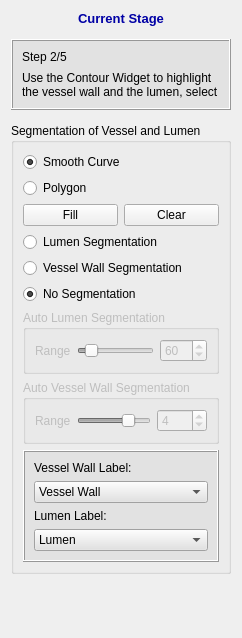
<?xml version="1.0" encoding="UTF-8"?>
<ui version="4.0">
 <class>QInteractorStylePolygonDraw</class>
 <widget class="QWidget" name="QInteractorStylePolygonDraw">
  <property name="geometry">
   <rect>
    <x>0</x>
    <y>0</y>
    <width>234</width>
    <height>638</height>
   </rect>
  </property>
  <property name="windowTitle">
   <string>QInteractorStylePolygonDraw</string>
  </property>
  <layout class="QVBoxLayout" name="verticalLayout_4">
   <item>
    <widget class="QLabel" name="label_21">
     <property name="sizePolicy">
      <sizepolicy hsizetype="Preferred" vsizetype="Fixed">
       <horstretch>0</horstretch>
       <verstretch>0</verstretch>
      </sizepolicy>
     </property>
     <property name="font">
      <font>
       <pointsize>10</pointsize>
       <weight>75</weight>
       <bold>true</bold>
      </font>
     </property>
     <property name="text">
      <string>&lt;html&gt;&lt;head/&gt;&lt;body&gt;&lt;p&gt;&lt;span style=&quot; color:#0000a5;&quot;&gt;Current Stage&lt;/span&gt;&lt;/p&gt;&lt;/body&gt;&lt;/html&gt;</string>
     </property>
     <property name="alignment">
      <set>Qt::AlignCenter</set>
     </property>
    </widget>
   </item>
   <item>
    <widget class="QFrame" name="frame_5">
     <property name="sizePolicy">
      <sizepolicy hsizetype="Preferred" vsizetype="Fixed">
       <horstretch>0</horstretch>
       <verstretch>0</verstretch>
      </sizepolicy>
     </property>
     <property name="minimumSize">
      <size>
       <width>0</width>
       <height>0</height>
      </size>
     </property>
     <property name="font">
      <font>
       <family>Arial</family>
       <pointsize>10</pointsize>
      </font>
     </property>
     <property name="styleSheet">
      <string notr="true">background-color: rgb(226, 226, 226)</string>
     </property>
     <property name="frameShape">
      <enum>QFrame::Box</enum>
     </property>
     <property name="frameShadow">
      <enum>QFrame::Raised</enum>
     </property>
     <property name="lineWidth">
      <number>1</number>
     </property>
     <layout class="QVBoxLayout" name="verticalLayout_11">
      <property name="spacing">
       <number>7</number>
      </property>
      <item>
       <layout class="QVBoxLayout" name="verticalLayout_12">
        <property name="spacing">
         <number>7</number>
        </property>
        <item>
         <layout class="QHBoxLayout" name="horizontalLayout_11">
          <item>
           <widget class="QLabel" name="label_23">
            <property name="sizePolicy">
             <sizepolicy hsizetype="Preferred" vsizetype="Minimum">
              <horstretch>0</horstretch>
              <verstretch>0</verstretch>
             </sizepolicy>
            </property>
            <property name="font">
             <font>
              <family>Arial</family>
             </font>
            </property>
            <property name="text">
             <string>Step 2/5</string>
            </property>
           </widget>
          </item>
         </layout>
        </item>
       </layout>
      </item>
      <item>
       <widget class="QLabel" name="label_20">
        <property name="sizePolicy">
         <sizepolicy hsizetype="Preferred" vsizetype="Minimum">
          <horstretch>0</horstretch>
          <verstretch>0</verstretch>
         </sizepolicy>
        </property>
        <property name="text">
         <string>Use the Contour Widget to highlight the vessel wall and the lumen, select the layer by the window below</string>
        </property>
        <property name="wordWrap">
         <bool>true</bool>
        </property>
       </widget>
      </item>
     </layout>
    </widget>
   </item>
   <item>
    <widget class="QGroupBox" name="groupBox_2">
     <property name="title">
      <string>Segmentation of Vessel and Lumen</string>
     </property>
     <layout class="QVBoxLayout" name="verticalLayout_3">
      <item>
       <widget class="QRadioButton" name="smoothCurveRadioButton">
        <property name="text">
         <string>Smooth Curve</string>
        </property>
        <property name="checked">
         <bool>true</bool>
        </property>
        <attribute name="buttonGroup">
         <string notr="true">buttonGroup</string>
        </attribute>
       </widget>
      </item>
      <item>
       <widget class="QRadioButton" name="polygonRadionButton">
        <property name="text">
         <string>Polygon</string>
        </property>
        <attribute name="buttonGroup">
         <string notr="true">buttonGroup</string>
        </attribute>
       </widget>
      </item>
      <item>
       <layout class="QHBoxLayout" name="horizontalLayout_2">
        <item>
         <widget class="QPushButton" name="fillContourPushButton">
          <property name="text">
           <string>Fill</string>
          </property>
         </widget>
        </item>
        <item>
         <widget class="QPushButton" name="clearContourPushButton">
          <property name="text">
           <string>Clear</string>
          </property>
         </widget>
        </item>
       </layout>
      </item>
      <item>
       <widget class="QRadioButton" name="radioButton">
        <property name="text">
         <string>Lumen Segmentation</string>
        </property>
        <attribute name="buttonGroup">
         <string notr="true">buttonGroup_2</string>
        </attribute>
       </widget>
      </item>
      <item>
       <widget class="QRadioButton" name="radioButton_2">
        <property name="text">
         <string>Vessel Wall Segmentation</string>
        </property>
        <attribute name="buttonGroup">
         <string notr="true">buttonGroup_2</string>
        </attribute>
       </widget>
      </item>
      <item>
       <widget class="QRadioButton" name="radioButton_3">
        <property name="text">
         <string>No Segmentation</string>
        </property>
        <property name="checked">
         <bool>true</bool>
        </property>
        <attribute name="buttonGroup">
         <string notr="true">buttonGroup_2</string>
        </attribute>
       </widget>
      </item>
      <item>
       <widget class="QGroupBox" name="groupBox_6">
        <property name="enabled">
         <bool>false</bool>
        </property>
        <property name="title">
         <string>Auto Lumen Segmentation </string>
        </property>
        <layout class="QVBoxLayout" name="verticalLayout_20">
         <item>
          <layout class="QHBoxLayout" name="horizontalLayout_7">
           <item>
            <widget class="QLabel" name="label_12">
             <property name="text">
              <string>Range</string>
             </property>
            </widget>
           </item>
           <item>
            <widget class="QSlider" name="autoLumenSegmentationHorizontalSlider">
             <property name="minimum">
              <number>1</number>
             </property>
             <property name="maximum">
              <number>500</number>
             </property>
             <property name="value">
              <number>60</number>
             </property>
             <property name="orientation">
              <enum>Qt::Horizontal</enum>
             </property>
            </widget>
           </item>
           <item>
            <widget class="QSpinBox" name="autoLumenSegmentationSpinBox">
             <property name="minimum">
              <number>1</number>
             </property>
             <property name="maximum">
              <number>500</number>
             </property>
             <property name="value">
              <number>60</number>
             </property>
            </widget>
           </item>
          </layout>
         </item>
        </layout>
       </widget>
      </item>
      <item>
       <widget class="QGroupBox" name="groupBox">
        <property name="enabled">
         <bool>false</bool>
        </property>
        <property name="title">
         <string>Auto Vessel Wall Segmentation</string>
        </property>
        <layout class="QVBoxLayout" name="verticalLayout">
         <item>
          <layout class="QHBoxLayout" name="horizontalLayout">
           <item>
            <widget class="QLabel" name="label">
             <property name="text">
              <string>Range</string>
             </property>
            </widget>
           </item>
           <item>
            <widget class="QSlider" name="sliderVesselWallThickness">
             <property name="minimum">
              <number>1</number>
             </property>
             <property name="maximum">
              <number>5</number>
             </property>
             <property name="value">
              <number>4</number>
             </property>
             <property name="sliderPosition">
              <number>4</number>
             </property>
             <property name="orientation">
              <enum>Qt::Horizontal</enum>
             </property>
            </widget>
           </item>
           <item>
            <widget class="QSpinBox" name="spinBoxVesselWallThickness">
             <property name="minimumSize">
              <size>
               <width>50</width>
               <height>0</height>
              </size>
             </property>
             <property name="maximumSize">
              <size>
               <width>50</width>
               <height>16777215</height>
              </size>
             </property>
             <property name="minimum">
              <number>1</number>
             </property>
             <property name="maximum">
              <number>5</number>
             </property>
             <property name="value">
              <number>4</number>
             </property>
            </widget>
           </item>
          </layout>
         </item>
        </layout>
       </widget>
      </item>
      <item>
       <widget class="QFrame" name="frame_4">
        <property name="minimumSize">
         <size>
          <width>0</width>
          <height>0</height>
         </size>
        </property>
        <property name="styleSheet">
         <string notr="true">background-color: rgb(226, 226, 226)</string>
        </property>
        <property name="frameShape">
         <enum>QFrame::Box</enum>
        </property>
        <property name="frameShadow">
         <enum>QFrame::Raised</enum>
        </property>
        <layout class="QVBoxLayout" name="verticalLayout_2">
         <property name="sizeConstraint">
          <enum>QLayout::SetDefaultConstraint</enum>
         </property>
         <item>
          <widget class="QLabel" name="activeLabelLabel">
           <property name="font">
            <font>
             <family>Arial</family>
            </font>
           </property>
           <property name="text">
            <string>Vessel Wall Label:</string>
           </property>
          </widget>
         </item>
         <item>
          <widget class="QComboBox" name="labelComboBox">
           <property name="font">
            <font>
             <family>Arial</family>
            </font>
           </property>
           <property name="iconSize">
            <size>
             <width>13</width>
             <height>13</height>
            </size>
           </property>
           <item>
            <property name="text">
             <string>Vessel Wall</string>
            </property>
            <property name="icon">
             <iconset resource="../../resources/Project.qrc">
              <normaloff>:/icons/bluebox.png</normaloff>:/icons/bluebox.png</iconset>
            </property>
           </item>
          </widget>
         </item>
         <item>
          <widget class="QLabel" name="lumenLabel">
           <property name="font">
            <font>
             <family>Arial</family>
            </font>
           </property>
           <property name="text">
            <string>Lumen Label:</string>
           </property>
          </widget>
         </item>
         <item>
          <widget class="QComboBox" name="lumenComboBox">
           <property name="font">
            <font>
             <family>Arial</family>
            </font>
           </property>
           <property name="iconSize">
            <size>
             <width>13</width>
             <height>13</height>
            </size>
           </property>
           <item>
            <property name="text">
             <string>Lumen</string>
            </property>
            <property name="icon">
             <iconset resource="../../resources/Project.qrc">
              <normaloff>:/icons/redbox.png</normaloff>:/icons/redbox.png</iconset>
            </property>
           </item>
          </widget>
         </item>
        </layout>
       </widget>
      </item>
     </layout>
     <zorder>smoothCurveRadioButton</zorder>
     <zorder>polygonRadionButton</zorder>
     <zorder>groupBox_6</zorder>
     <zorder>groupBox</zorder>
     <zorder>radioButton</zorder>
     <zorder>radioButton_2</zorder>
     <zorder>radioButton_3</zorder>
     <zorder>frame_4</zorder>
     <zorder>frame_4</zorder>
    </widget>
   </item>
   <item>
    <spacer name="verticalSpacer">
     <property name="orientation">
      <enum>Qt::Vertical</enum>
     </property>
     <property name="sizeHint" stdset="0">
      <size>
       <width>20</width>
       <height>77</height>
      </size>
     </property>
    </spacer>
   </item>
  </layout>
 </widget>
 <resources>
  <include location="../../resources/Project.qrc"/>
 </resources>
 <connections>
  <connection>
   <sender>autoLumenSegmentationHorizontalSlider</sender>
   <signal>valueChanged(int)</signal>
   <receiver>autoLumenSegmentationSpinBox</receiver>
   <slot>setValue(int)</slot>
   <hints>
    <hint type="sourcelabel">
     <x>149</x>
     <y>312</y>
    </hint>
    <hint type="destinationlabel">
     <x>186</x>
     <y>317</y>
    </hint>
   </hints>
  </connection>
  <connection>
   <sender>autoLumenSegmentationSpinBox</sender>
   <signal>valueChanged(int)</signal>
   <receiver>autoLumenSegmentationHorizontalSlider</receiver>
   <slot>setValue(int)</slot>
   <hints>
    <hint type="sourcelabel">
     <x>179</x>
     <y>321</y>
    </hint>
    <hint type="destinationlabel">
     <x>149</x>
     <y>328</y>
    </hint>
   </hints>
  </connection>
  <connection>
   <sender>sliderVesselWallThickness</sender>
   <signal>valueChanged(int)</signal>
   <receiver>spinBoxVesselWallThickness</receiver>
   <slot>setValue(int)</slot>
   <hints>
    <hint type="sourcelabel">
     <x>149</x>
     <y>379</y>
    </hint>
    <hint type="destinationlabel">
     <x>194</x>
     <y>382</y>
    </hint>
   </hints>
  </connection>
  <connection>
   <sender>spinBoxVesselWallThickness</sender>
   <signal>valueChanged(int)</signal>
   <receiver>sliderVesselWallThickness</receiver>
   <slot>setValue(int)</slot>
   <hints>
    <hint type="sourcelabel">
     <x>174</x>
     <y>391</y>
    </hint>
    <hint type="destinationlabel">
     <x>149</x>
     <y>392</y>
    </hint>
   </hints>
  </connection>
  <connection>
   <sender>radioButton</sender>
   <signal>toggled(bool)</signal>
   <receiver>groupBox_6</receiver>
   <slot>setEnabled(bool)</slot>
   <hints>
    <hint type="sourcelabel">
     <x>123</x>
     <y>233</y>
    </hint>
    <hint type="destinationlabel">
     <x>206</x>
     <y>317</y>
    </hint>
   </hints>
  </connection>
  <connection>
   <sender>radioButton_2</sender>
   <signal>toggled(bool)</signal>
   <receiver>groupBox</receiver>
   <slot>setEnabled(bool)</slot>
   <hints>
    <hint type="sourcelabel">
     <x>163</x>
     <y>252</y>
    </hint>
    <hint type="destinationlabel">
     <x>216</x>
     <y>383</y>
    </hint>
   </hints>
  </connection>
  <connection>
   <sender>radioButton_3</sender>
   <signal>toggled(bool)</signal>
   <receiver>frame_4</receiver>
   <slot>setHidden(bool)</slot>
   <hints>
    <hint type="sourcelabel">
     <x>121</x>
     <y>280</y>
    </hint>
    <hint type="destinationlabel">
     <x>170</x>
     <y>444</y>
    </hint>
   </hints>
  </connection>
 </connections>
 <buttongroups>
  <buttongroup name="buttonGroup"/>
  <buttongroup name="buttonGroup_2"/>
 </buttongroups>
</ui>
